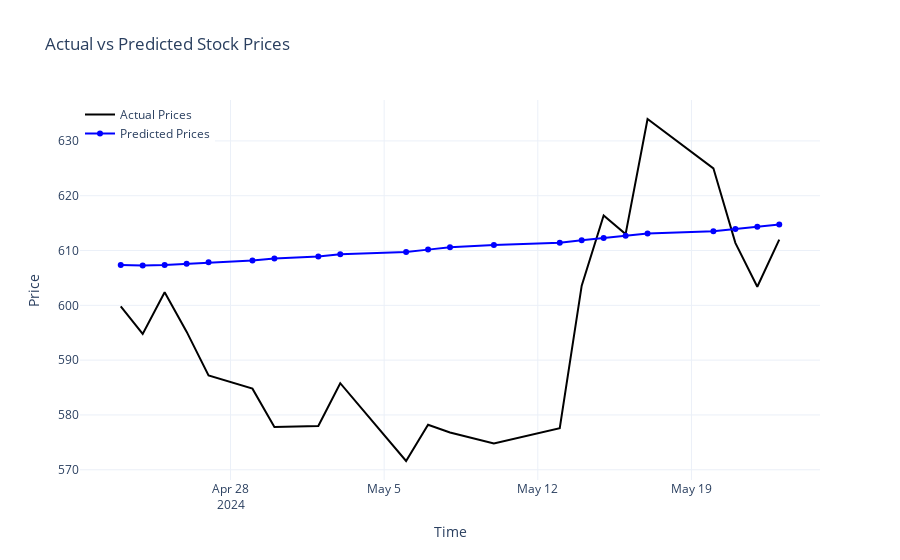

Notebook cell for this chart:
### Code cell
real_data_next_30_days = specific_data(df['Time'].iloc[-22], df['Time'].iloc[-1])
real_dates = pd.to_datetime(real_data_next_30_days['Time'])
real_prices = real_data_next_30_days['Close'].values

# Визуализация
fig = go.Figure()
fig.add_trace(go.Scatter(x=real_dates, y=real_prices, mode='lines', name='Actual Prices', line=dict(color='black')))
fig.add_trace(go.Scatter(x=real_dates[:len(predictions_next_30_days)], y=predictions_next_30_days.flatten(), mode='lines+markers', name='Predicted Prices', line=dict(color='blue')))
fig.update_layout(title='Actual vs Predicted Stock Prices', xaxis_title='Time', yaxis_title='Price', legend=dict(x=0, y=1), template='plotly_white')
fig.show()

### Figure 1 — Plotly figure (JSON) as saved in the notebook; plotly's stock layout.template omitted (floating-point values rounded to 4 significant figures)
{"data": [{"line": {"color": "black"}, "mode": "lines", "name": "Actual Prices", "type": "scatter", "x": ["2024-04-23T00:00:00", "2024-04-24T00:00:00", "2024-04-25T00:00:00", "2024-04-26T00:00:00", "2024-04-27T00:00:00", "2024-04-29T00:00:00", "2024-04-30T00:00:00", "2024-05-02T00:00:00", "2024-05-03T00:00:00", "2024-05-06T00:00:00", "2024-05-07T00:00:00", "2024-05-08T00:00:00", "2024-05-10T00:00:00", "2024-05-13T00:00:00", "2024-05-14T00:00:00", "2024-05-15T00:00:00", "2024-05-16T00:00:00", "2024-05-17T00:00:00", "2024-05-20T00:00:00", "2024-05-21T00:00:00", "2024-05-22T00:00:00", "2024-05-23T00:00:00"], "y": [599.8, 594.8, 602.4, 595.2, 587.2, 584.8, 577.8, 578, 585.8, 571.6, 578.2, 576.8, 574.8, 577.6, 603.6, 616.4, 613, 634, 625, 611.4, 603.4, 612]}, {"line": {"color": "blue"}, "mode": "lines+markers", "name": "Predicted Prices", "type": "scatter", "x": ["2024-04-23T00:00:00", "2024-04-24T00:00:00", "2024-04-25T00:00:00", "2024-04-26T00:00:00", "2024-04-27T00:00:00", "2024-04-29T00:00:00", "2024-04-30T00:00:00", "2024-05-02T00:00:00", "2024-05-03T00:00:00", "2024-05-06T00:00:00", "2024-05-07T00:00:00", "2024-05-08T00:00:00", "2024-05-10T00:00:00", "2024-05-13T00:00:00", "2024-05-14T00:00:00", "2024-05-15T00:00:00", "2024-05-16T00:00:00", "2024-05-17T00:00:00", "2024-05-20T00:00:00", "2024-05-21T00:00:00", "2024-05-22T00:00:00", "2024-05-23T00:00:00"], "y": [607.4, 607.3, 607.4, 607.6, 607.8, 608.2, 608.5, 608.9, 609.3, 609.7, 610.2, 610.6, 611.0, 611.4, 611.9, 612.3, 612.7, 613.1, 613.5, 613.9, 614.3, 614.7, 615.1, 615.5, 615.9, 616.3, 616.7, 617.1, 617.4, 617.8]}], "layout": {"legend": {"x": 0, "y": 1}, "title": {"text": "Actual vs Predicted Stock Prices"}, "xaxis": {"title": {"text": "Time"}}, "yaxis": {"title": {"text": "Price"}}}}
